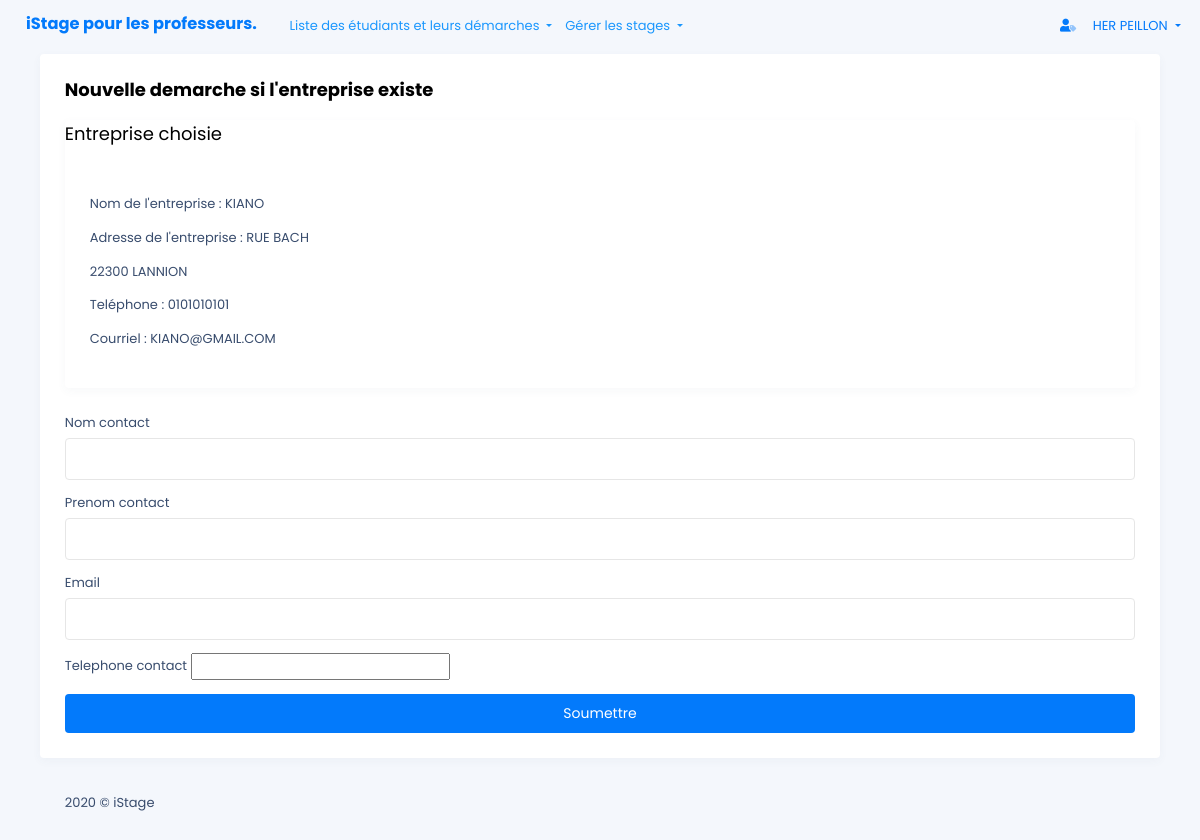
Page /front_end/creer_contact.php?id=1 (signed in) on the committed database.
### tables this page shows
CREATE TABLE IF NOT EXISTS `entreprise` (
  `ID_ENTREPRISE` smallint NOT NULL AUTO_INCREMENT,
  `NOM_ENTREPRISE` char(32) NOT NULL,
  `ADRESSE_ENTREPRISE` char(255) NOT NULL,
  `CP_ENTREPRISE` char(5) NOT NULL,
  `VILLE_ENTREPRISE` char(32) NOT NULL,
  `TEL_ENTREPRISE` char(10) NOT NULL,
  `EMAIL_ENTREPRISE` char(32) NOT NULL,
  `REFUS_ANNEESIO1` tinyint(1) NOT NULL,
  `REFUS_ANNEE_SIO2` tinyint(1) NOT NULL,
  PRIMARY KEY (`ID_ENTREPRISE`)
);

### back_end/recherche_entreprise.php (called while the page is built, shortened)
<?php
$id= $_GET['id'];
$stmt = $db_etudiant->prepare(
    "SELECT  NOM_ENTREPRISE,ADRESSE_ENTREPRISE, CP_ENTREPRISE,
       VILLE_ENTREPRISE,TEL_ENTREPRISE,EMAIL_ENTREPRISE,REFUS_ANNEESIO1
       FROM entreprise
       WHERE ENTREPRISE.ID_ENTREPRISE=:id;"
);
$stmt->bindValue(':id', $id, PDO::PARAM_INT);
$stmt->execute();
$entreprise = $stmt->fetch(PDO::FETCH_BOTH);
?>

### front_end/creer_contact.php (the view, shortened to what this page needs)
<!DOCTYPE html>
<html lang="en">
<?php
    include_once '../includes/header.php';
    include_once '../back_end/recherche_entreprise.php';
?>
<body>
    <?php
    include_once '../includes/barnav.php';
?>
    <div class="lime-container">
        <div class="lime-body">
            <div class="container">
                <div class="row">
                    <div class="col-md-12">
                        <div class="card">
                            <div class="card-body">
                                <h5 class="card-title">Nouvelle demarche si l'entreprise existe</h5>
                                <div class="card">
                                    <p class="card-title">Entreprise choisie</p>
                                    <div class="card-body">
                                        <p class="card-text">Nom de l'entreprise :
                                            <?php echo $entreprise['NOM_ENTREPRISE'];?></p>
                                        <p class="card-text">Adresse de l'entreprise :
                                            <?php echo $entreprise['ADRESSE_ENTREPRISE'];?></p>
                                        <p class="card-text">
                                            <?php echo $entreprise['CP_ENTREPRISE'].' '
                                            .$entreprise['VILLE_ENTREPRISE'];?></p>
                                        <p class="card-text">Teléphone :
                                            <?php echo $entreprise['TEL_ENTREPRISE'];?></p>
                                        <p class="card-text"> Courriel :
                                            <?php echo $entreprise['EMAIL_ENTREPRISE'];?></p>
                                    </div>
                                </div>
                                <form method="POST" id="creer_contact" name="creer_contact" class="mt-4">
                                    <div class="form-group">
                                        <label for="nom">Nom contact</label>
                                        <input type="text" class="form-control" id="nom" name="nom" maxlength="32" required>
                                    </div>
                                    <div class="form-group">
                                        <label for="prenom">Prenom contact</label>
                                        <input type="text" class="form-control " id="prenom" name="prenom" maxlength="32" required>
                                    </div>
                                    <div class="form-group">
                                        <label for="email">Email</label>
                                        <input type="text" class="form-control" id="email" name="email" maxlength="32" size="32" required>
                                    </div>
                                    <div class="form-group">
                                        <label for="tel">Telephone contact</label>
                                        <input type="tel" id="tel" name="tel" maxlength="10" required>
                                    </div>
                                    <div class="mt-3">
                                        <button type="submit" name="creer_contact" id="creer_contact" class="btn btn-block btn-primary btn-lg">Soumettre</button>
                                    </div>
                                </form>
                            </div>
                        </div>
                    </div>
                </div>
            </div>
        </div>
        <div class="lime-footer">
            <div class="container">
                <div class="row">
                    <div class="col-md-12">
                        <span class="footer-text">2020 © iStage</span>
                    </div>
                </div>
            </div>
        </div>
    </div>
</body>
</html>

### includes/header.php (shortened to what this page needs)
<head>
    <link href="../assets/fonts/all.css" rel="stylesheet">
    <link rel="stylesheet" href="https://maxcdn.bootstrapcdn.com/bootstrap/4.0.0/css/bootstrap.min.css">
    <link href="https://cdn.jsdelivr.net/npm/bootstrap@5.0.0-beta1/dist/css/bootstrap.min.css" rel="stylesheet">
    <link href="../assets/plugins/font-awesome/css/all.min.css" rel="stylesheet">
    <link href="../assets/plugins/toastr/toastr.min.css" rel="stylesheet">
    <link href="../assets/css/custom.css" rel="stylesheet">
    <link href="../assets/css/lime.min.css" rel="stylesheet">
</head>

### includes/barnav.php (shortened to what this page needs)
<nav class="navbar navbar-expand-lg navbar-light">
  <?php
  if ($_SESSION['rank'] == "professeur") {
    echo '
    <h2 class="navbar-brand nav-link">
    <a href="tdb_professeur.php">
      iStage pour les professeurs.
    </a>
  </h2>
  <button class="navbar-toggler" type="button" data-toggle="collapse" data-target="#navbarSupportedContent" aria-controls="navbarSupportedContent" aria-expanded="false" aria-label="Toggle navigation">
    <span class="navbar-toggler-icon"></span>
  </button>
  <div class="collapse navbar-collapse" id="navbarSupportedContent">
    <ul class="navbar-nav mr-auto">
      <li class="nav-item dropdown">
        <a class="nav-link dropdown-toggle" id="navbarDropdown" href="#" role="button" data-toggle="dropdown" aria-haspopup="true" aria-expanded="false">
          Liste des étudiants et leurs démarches
        </a>
        <div class="dropdown-menu" aria-labelledby="navbarDropdown">
          <a href="lister_etudiant.php?classe=SIO1"> BTS SIO1</a>
          <a href="lister_etudiant.php?classe=SIO2"> BTS SIO2</a>
        </div>
      </li>
    </ul>
    <ul class="navbar-nav mr-auto">
      <li class="nav-item dropdown">
        <a class="nav-link dropdown-toggle" id="navbarDropdown" href="#" data-toggle="dropdown">
          Gérer les stages
        </a>
        <div class="dropdown-menu" aria-labelledby="navbarDropdown">
          <a href="emettre_voeux.php"> émettre des voeux de visites</a>
          <a href="afficher_visites.php"> afficher les visites fixées</a>
          <a href="afficher_stages.php"> afficher les stages </a>
          <a href="stats_stages.php">afficher les statistiques des stages </a>
        </div>
      </li>
    </ul>
  ';
  }
  ?>
  <ul class="navbar-collapse justify-content-end navbar-nav">
    <li class=" nav-link dropdown">
      <a class="dropdown-toggle" data-toggle="dropdown" href="#">
        <i class="fad fa-user-tag mr-3"></i>
        <?php echo ucfirst($_SESSION['prenom']) . " " . ucfirst($_SESSION['nom']); ?>
      </a>
    </li>
  </ul>
</nav>

### assets/css/custom.css (style rules this page uses)
body { font-size: 1rem; font-family: Roboto, sans-serif; font-weight: initial; line-height: normal; -webkit-font-smoothing: antialiased }
a { text-decoration: none; }
.h1, .h2, .h3, .h4, .h5, .h6, h1, h2, h3, h4, h5, h6 { font-weight: 700 }
label { line-height: 1.3rem }
.h2, h2 { font-size: 1.875rem }
.h5, h5 { font-size: 1rem }
body, html { overflow-x: hidden; padding-right: 0 !important }
* { box-sizing: border-box }
nav { position:relative; z-index: 9999; }
.nav-link { color:#1b97fd !important; }

### rows in the picture
entreprise: NOM_ENTREPRISE "KIANO", ADRESSE_ENTREPRISE "RUE BACH", CP_ENTREPRISE "22300", VILLE_ENTREPRISE "LANNION", TEL_ENTREPRISE "0101010101", EMAIL_ENTREPRISE "KIANO@GMAIL.COM"

### other values in the picture
$_SESSION['prenom'] "HER"
$_SESSION['nom'] "PEILLON"
